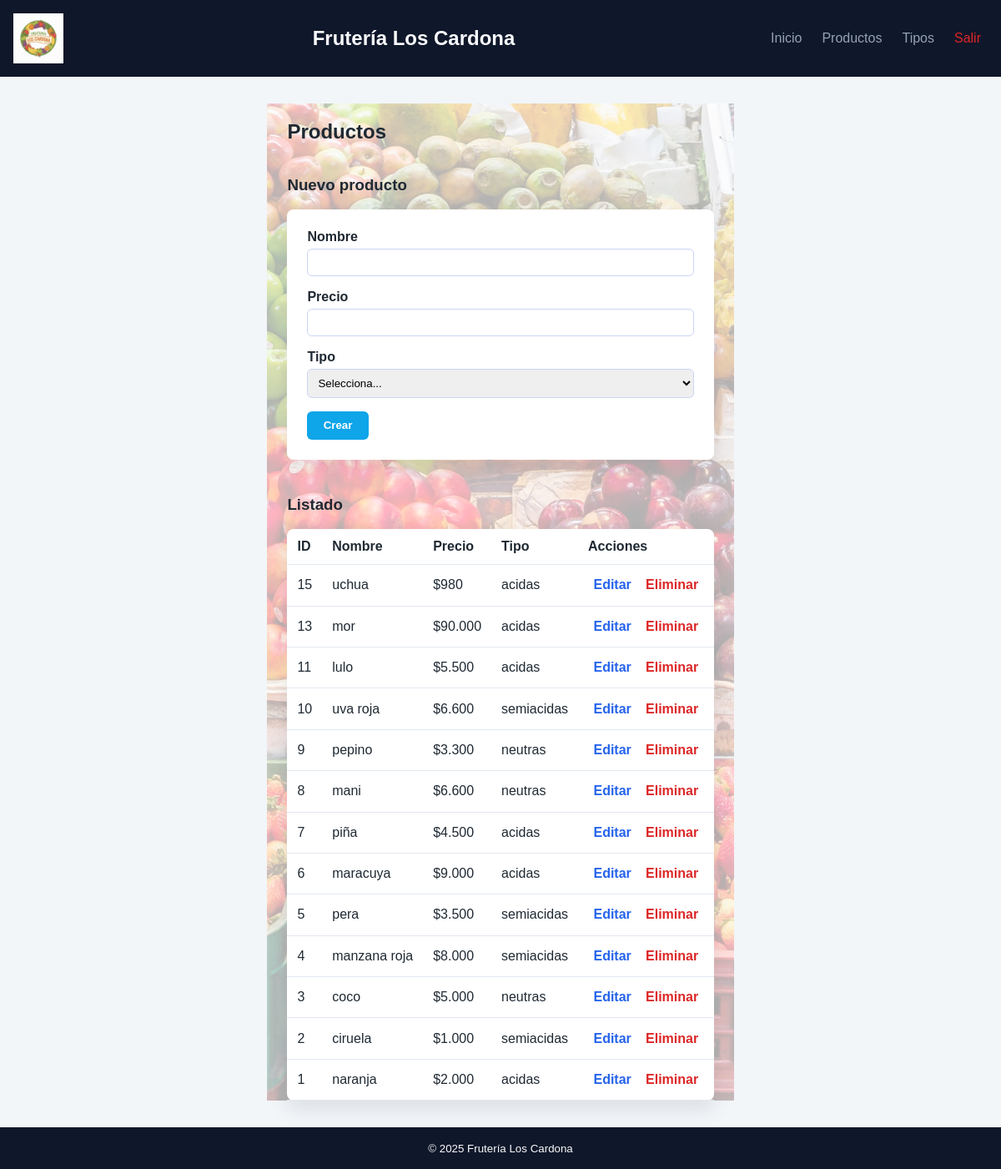
Page /productos.php (signed in) on the committed database.
### tables this page shows
CREATE TABLE `productos` (
  `id_producto` bigint(20) NOT NULL,
  `nom_prod` varchar(20) NOT NULL,
  `precio` int(11) NOT NULL,
  `fk_tprod` int(11) NOT NULL
);

CREATE TABLE `tipo_prod` (
  `id_tipo_prod` int(11) NOT NULL,
  `nom_tprod` varchar(25) NOT NULL
);

### productos.php (the view, shortened to what this page needs)
<?php
$pdo = db();
$editar = null;
$productos = $pdo->query('SELECT p.*, t.nom_tprod FROM productos p INNER JOIN tipo_prod t ON p.fk_tprod = t.id_tipo_prod ORDER BY p.id_producto DESC')->fetchAll();
require __DIR__ . '/includes/header.php';
?>
<section>
    <h2>Productos</h2>
    <div class="grid-2">
        <article>
            <h3><?php echo $editar ? 'Editar producto' : 'Nuevo producto'; ?></h3>
            <form method="post" class="form">
                <label>
                    Nombre
                    <input type="text" name="nom_prod" maxlength="20" value="<?php echo htmlspecialchars($editar['nom_prod'] ?? ''); ?>" required>
                </label>
                <label>
                    Precio
                    <input type="number" name="precio" min="1" value="<?php echo isset($editar['precio']) ? (int)$editar['precio'] : ''; ?>" required>
                </label>
                <label>
                    Tipo
                    <select name="fk_tprod" required>
                        <option value="">Selecciona...</option>
                    </select>
                </label>
                <button type="submit" class="btn btn-primary"><?php echo $editar ? 'Actualizar' : 'Crear'; ?></button>
            </form>
        </article>
        <article>
            <h3>Listado</h3>
            <table>
                <thead>
                <tr>
                    <th>ID</th>
                    <th>Nombre</th>
                    <th>Precio</th>
                    <th>Tipo</th>
                    <th>Acciones</th>
                </tr>
                </thead>
                <tbody>
                <?php foreach ($productos as $prod): ?>
                    <tr>
                        <td><?php echo (int)$prod['id_producto']; ?></td>
                        <td><?php echo htmlspecialchars($prod['nom_prod']); ?></td>
                        <td>$<?php echo number_format((int)$prod['precio'], 0, ',', '.'); ?></td>
                        <td><?php echo htmlspecialchars($prod['nom_tprod']); ?></td>
                        <td>
                            <a class="btn btn-link" href="productos.php?edit=<?php echo (int)$prod['id_producto']; ?>">Editar</a>
                            <a class="btn btn-link link-danger" href="productos.php?delete=<?php echo (int)$prod['id_producto']; ?>" onclick="return confirm('¿Eliminar este producto?');">Eliminar</a>
                        </td>
                    </tr>
                <?php endforeach; ?>
                </tbody>
            </table>
        </article>
    </div>
</section>
<?php require __DIR__ . '/includes/footer.php'; ?>

### assets/css/styles.css (style rules this page uses)
* { box-sizing: border-box; }
body { margin: 0; font-family: Arial, sans-serif; background: #f2f6f9; color: #1f2933; }
a { color: #0a7cff; text-decoration: none; }
.auth-card, .card, .form, table { background: #fff; border-radius: 8px; padding: 1.5rem; box-shadow: 0 10px 25px rgba(15, 23, 42, 0.1); }
.form label { display: block; margin-bottom: 1rem; font-weight: 600; }
.form input, .form select { width: 100%; padding: 0.5rem; margin-top: 0.3rem; border: 1px solid #cbd5f5; border-radius: 6px; }
.btn { display: inline-block; padding: 0.6rem 1.2rem; border-radius: 6px; border: none; cursor: pointer; font-weight: bold; text-align: center; }
.btn-primary { background: #0ea5e9; color: #fff; }
.btn-link { background: transparent; color: #2563eb; padding: 0.2rem 0.4rem; }
.link-danger { color: #dc2626 !important; }
.grid-2 { display: grid; grid-template-columns: repeat(auto-fit, minmax(280px, 1fr)); gap: 1.5rem; align-items: start; }
table { width: 100%; border-collapse: collapse; margin-top: 1rem; }
th, td { text-align: left; padding: 0.75rem; border-bottom: 1px solid #e2e8f0; }
html, body { height: 100%; margin: 0; }
body { display: flex; flex-direction: column; }
main.container > * { position: relative; z-index: 1; }

### rows in the picture
productos: id_producto "15", nom_prod "uchua", precio "980", fk_tprod.nom_tprod "acidas"
productos: id_producto "13", nom_prod "mor", precio "90.000", fk_tprod.nom_tprod "acidas"
productos: id_producto "11", nom_prod "lulo", precio "5.500", fk_tprod.nom_tprod "acidas"
productos: id_producto "10", nom_prod "uva roja", precio "6.600", fk_tprod.nom_tprod "semiacidas"
productos: id_producto "9", nom_prod "pepino", precio "3.300", fk_tprod.nom_tprod "neutras"
productos: id_producto "8", nom_prod "mani", precio "6.600", fk_tprod.nom_tprod "neutras"
productos: id_producto "7", nom_prod "piña", precio "4.500", fk_tprod.nom_tprod "acidas"
productos: id_producto "6", nom_prod "maracuya", precio "9.000", fk_tprod.nom_tprod "acidas"
productos: id_producto "5", nom_prod "pera", precio "3.500", fk_tprod.nom_tprod "semiacidas"
productos: id_producto "4", nom_prod "manzana roja", precio "8.000", fk_tprod.nom_tprod "semiacidas"
productos: id_producto "3", nom_prod "coco", precio "5.000", fk_tprod.nom_tprod "neutras"
productos: id_producto "2", nom_prod "ciruela", precio "1.000", fk_tprod.nom_tprod "semiacidas"
productos: id_producto "1", nom_prod "naranja", precio "2.000", fk_tprod.nom_tprod "acidas"
